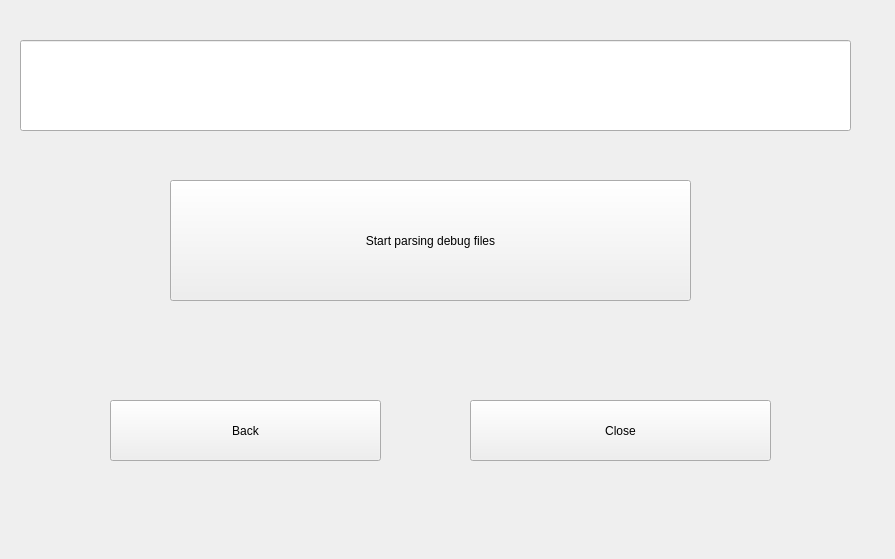
<?xml version="1.0" encoding="UTF-8"?>
<ui version="4.0">
 <class>ParseUtilPage</class>
 <widget class="QWidget" name="ParseUtilPage">
  <property name="geometry">
   <rect>
    <x>0</x>
    <y>0</y>
    <width>895</width>
    <height>559</height>
   </rect>
  </property>
  <property name="windowTitle">
   <string>Form</string>
  </property>
  <widget class="QPushButton" name="parseLogFilesButton">
   <property name="geometry">
    <rect>
     <x>170</x>
     <y>180</y>
     <width>521</width>
     <height>121</height>
    </rect>
   </property>
   <property name="text">
    <string>Start parsing debug files</string>
   </property>
  </widget>
  <widget class="QLineEdit" name="parseLogFileResLineEdit">
   <property name="geometry">
    <rect>
     <x>20</x>
     <y>40</y>
     <width>831</width>
     <height>91</height>
    </rect>
   </property>
  </widget>
  <widget class="QPushButton" name="backButton">
   <property name="geometry">
    <rect>
     <x>110</x>
     <y>400</y>
     <width>271</width>
     <height>61</height>
    </rect>
   </property>
   <property name="text">
    <string>Back</string>
   </property>
  </widget>
  <widget class="QPushButton" name="pushButton_2">
   <property name="geometry">
    <rect>
     <x>470</x>
     <y>400</y>
     <width>301</width>
     <height>61</height>
    </rect>
   </property>
   <property name="text">
    <string>Close</string>
   </property>
  </widget>
 </widget>
 <resources/>
 <connections/>
</ui>
